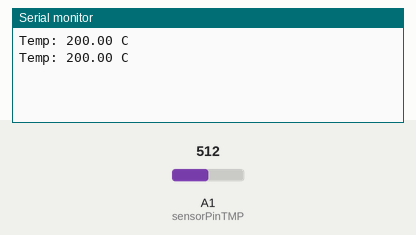
Simulated run of this sketch. Board: Arduino Uno, built with avr-gcc and run on an emulated ATmega328P. On the bench: the last lines printed to the serial monitor. Inputs (shaded band) come from the test bench; at power-on: A1 (sensorPinTMP) = 512.

Above: at 1.8 s.
1.9 s: A1 (sensorPinTMP) set to 716
At 2.8 s:
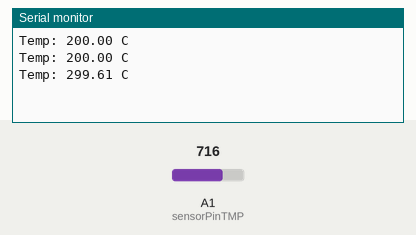
3.4 s: A1 (sensorPinTMP) set to 900
At 4.6 s:
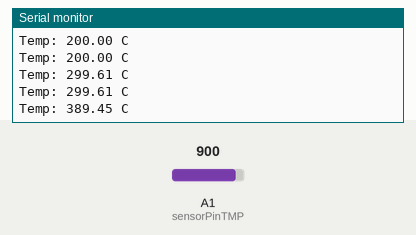
Timing chart, 0 to 6.4 s (numbered marks = the images above; inputs shaded):
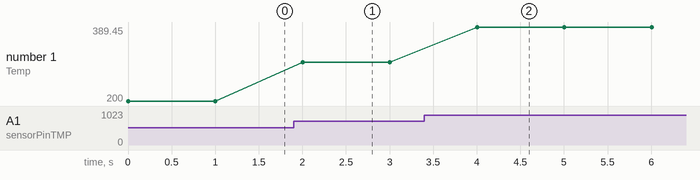

Measured:
- after the input at 1.9 s, the serial monitor: prints a new line after 0.10 s (image 1)
- after the input at 3.4 s, the serial monitor: prints a new line after 0.60 s (image 2)
- plotted number 1: 200 → 299.61 after the input at 1.9 s, 299.61 → 389.45 after the input at 3.4 s

The sketch:

Temperature.ino
```cpp
const int sensorPinTMP = A1;

void setup() {
  Serial.begin(9600);
}

void loop() {
  int readingTMP = analogRead(sensorPinTMP);

  float temperatureC = ((readingTMP * (5.0 / 1024.0)) - 0.5) * 100.0;

  Serial.print("Temp: ");
  Serial.print(temperatureC);
  Serial.println(" C");

  delay(1000);
}
```
